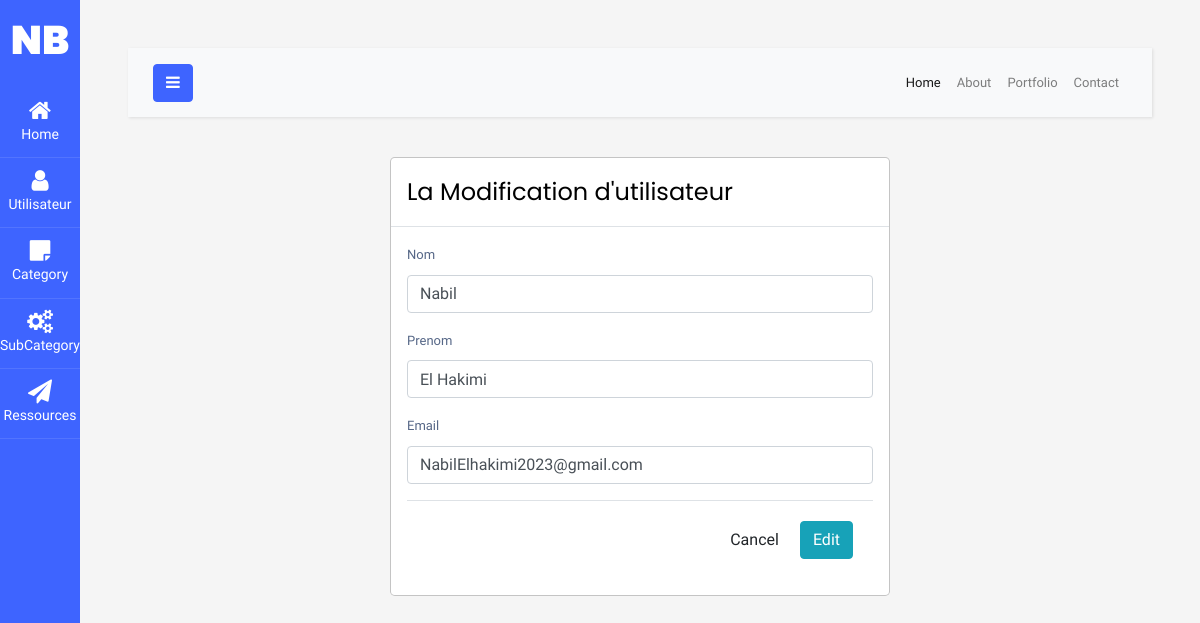
Screenshot of /UpdateUser.php?userID=1 with the database file from the repository.
### tables this page shows
CREATE TABLE `user` (
  `Userid` int(11) NOT NULL,
  `Nom` varchar(50) NOT NULL,
  `Prenom` varchar(50) NOT NULL,
  `Email` varchar(50) NOT NULL,
  `squadID` int(11) DEFAULT NULL
);

### UpdateUser.php (the view, shortened to what this page needs)
<?php
include "connect.php";
$id = $_GET["userID"];
$sql = "SELECT * FROM user WHERE userID = $id LIMIT 1;";
$result = mysqli_query($conn , $sql);
$row = mysqli_fetch_assoc($result);
?>
<!DOCTYPE html>
<html lang="en">
<head>
<link rel="stylesheet" href="https://stackpath.bootstrapcdn.com/bootstrap/4.5.0/css/bootstrap.min.css">
<link rel="stylesheet" href="https://maxcdn.bootstrapcdn.com/font-awesome/4.7.0/css/font-awesome.min.css">
		<link rel="stylesheet" href="https://stackpath.bootstrapcdn.com/font-awesome/4.7.0/css/font-awesome.min.css">
		<link rel="stylesheet" href="css/style.css">
		<link rel="stylesheet" href="style.css">
</head>
<body>
		<div class="wrapper d-flex align-items-stretch">
			<nav id="sidebar" class="active">
				<h1><a href="index.php" class="logo">NB</a></h1>
        <ul class="list-unstyled components mb-5">
          <li class="active">
            <a href="index.php"><span class="fa fa-home"></span> Home</a>
          </li>
          <li>
              <a href="User.php"><span class="fa fa-user"></span> Utilisateur</a>
          </li>
          <li>
            <a href="Category.php"><span class="fa fa-sticky-note"></span>Category</a>
          </li>
          <li>
            <a href="SubCategory.php"><span class="fa fa-cogs"></span>SubCategory</a>
          </li>
          <li>
            <a href="Ressources.php"><span class="fa fa-paper-plane"></span>Ressources</a>
          </li>
        </ul>
    	</nav>
      <div id="content" class="p-4 p-md-5">
        <nav class="navbar navbar-expand-lg navbar-light bg-light">
          <div class="container-fluid">
            <button type="button" id="sidebarCollapse" class="btn btn-primary">
              <i class="fa fa-bars"></i>
            </button>
            <div class="collapse navbar-collapse" id="navbarSupportedContent">
              <ul class="nav navbar-nav ml-auto">
                <li class="nav-item active">
                    <a class="nav-link" href="#">Home</a>
                </li>
                <li class="nav-item">
                    <a class="nav-link" href="#">About</a>
                </li>
                <li class="nav-item">
                    <a class="nav-link" href="#">Portfolio</a>
                </li>
                <li class="nav-item">
                    <a class="nav-link" href="#">Contact</a>
                </li>
              </ul>
            </div>
          </div>
        </nav>
	<div >
	<div class="modal-dialog">
		<div class="modal-content">
		<form method="post" >
				<div class="modal-header">
					<h4 class="modal-title">La Modification d'utilisateur</h4>
				</div>
				<div class="modal-body">
					<div class="form-group">
						<label>Nom</label>
						<input type="text" name="Nom" class="form-control" value = "<?php echo $row['Nom'] ?>" required>
					</div>
					<div class="form-group">
						<label>Prenom</label>
						<input type="text" name="Prenom" class="form-control" value = "<?php echo $row['Prenom'] ?>" required>
					</div>
					<div class="form-group">
						<label>Email</label>
						<input type="email" name="Email" class="form-control" value = "<?php echo $row['Email'] ?>" required>
					</div>
				<div class="modal-footer">
				    <a href = "User.php"><input type="button" class="btn btn-default" data-dismiss="modal" value="Cancel"></a>
					<input type="submit" class="btn btn-info" value="Edit" name="Edit">
				</div>
			</form>
		</div>
	</div>
</div>
  </body>
</html>

### style.css (style rules this page uses)
body { color: #566787; background: #f5f5f5; font-family: 'Varela Round', sans-serif; font-size: 13px; }

### rows the page displays
user: Nom "Nabil", Prenom "El Hakimi", Email "NabilElhakimi2023@gmail.com"
